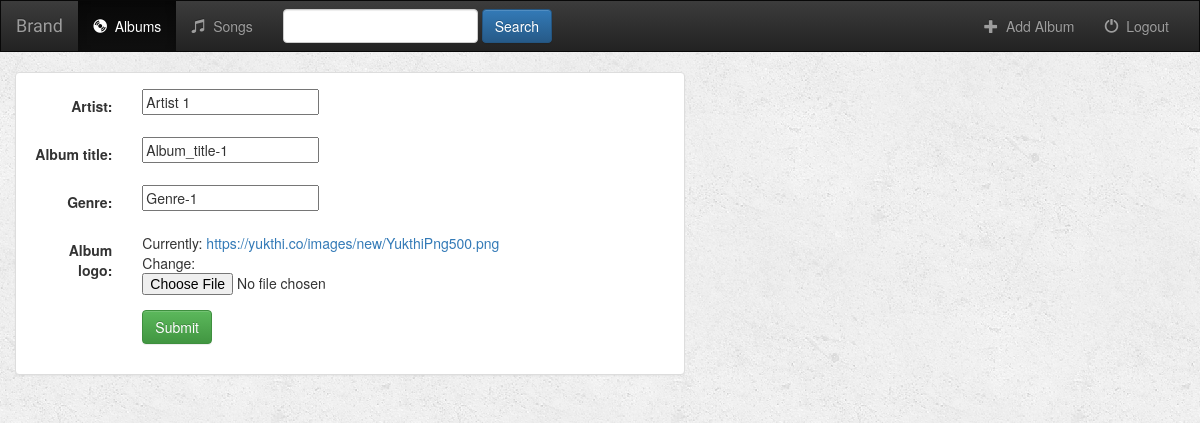
The page /music/album/1/ on the database as committed earlier.
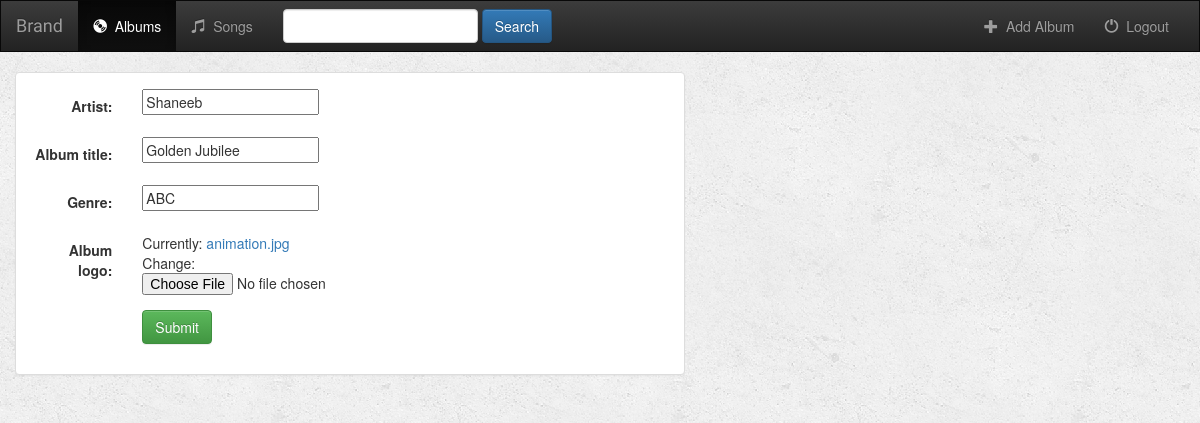
The same page on the database as committed later.
### music/models.py (models this page shows, shortened)
class Album(models.Model):
    artist = models.CharField(max_length=250)
    album_title = models.CharField(max_length=500)
    genre = models.CharField(max_length=100)
    album_logo = models.FileField()  # to enable file browsing

### music/views.py (the view)
# urls.py: url(r'^album/(?P<pk>[0-9]+)/$', views.AlbumUpdate.as_view(), name='album-update'),
class AlbumUpdate(UpdateView):
    model = Album
    fields = ['artist', 'album_title', 'genre', 'album_logo']

### music/templates/music/album_form.html (shortened to what this page needs)
{% extends 'music/base.html' %}
{% block albums_active %}active{% endblock %}
{% block body %}
    <div class="container-fluid">
        <div class="row">
            <div class="col-sm-12 col-md-7">
                <div class="panel panel-default">
                    <div class="panel-body">
                        <form class="form-horizontal" action="" method="post"
                              enctype="multipart/form-data">
                            {% include 'music/form-template.html' %}
                            <div class="form-group">
                                <div class="col-sm-offset-2 col-sm-10">
                                    <button type="submit" class="btn btn-success">Submit</button>
                                </div>
                            </div>
                        </form>
                    </div>
                </div>
            </div>
        </div>
    </div>
{% endblock %}

### music/templates/music/base.html (shortened to what this page needs)
<!DOCTYPE html>
<html lang="en">
<head>
    <link rel="stylesheet" href="https://maxcdn.bootstrapcdn.com/bootstrap/3.3.7/css/bootstrap.min.css"
>
    <link rel="stylesheet" href="https://maxcdn.bootstrapcdn.com/bootstrap/3.3.7/css/bootstrap-theme.min.css"
>
    {% load static %}
    <link rel="stylesheet" type="text/css" href="{% static 'music/style.css' %}"/>
</head>
<body>
<nav class="navbar navbar-inverse">
    <div class="container-fluid">
        <div class="navbar-header">
            <a class="navbar-brand" href="{% url 'music:index' %}">Brand</a>
        </div>
        <div class="collapse navbar-collapse" id="topNavBar">
            <ul class="nav navbar-nav">
                <li class="{% block albums_active %}{% endblock %}"
                ">
                    <a href="{% url 'music:index' %}">
                        <span class="glyphicon glyphicon-cd" aria-hidden="true"></span>&nbsp
                        Albums</a>
                </li>
                <li class="{% block songs_active %}{% endblock %}"
                ">
                    <a href="#">
                        <span class="glyphicon glyphicon-music" aria-hidden="true"></span>&nbsp
                        Songs</a>
                </li>
            </ul>
            <form class="navbar-form navbar-left" role="search" method="get" action="#">
                <div class="form-group">
                    <input class="form-control" type="text" name="q" value="">
                    <button class="btn btn-primary" type="submit">Search</button>
                </div>
            </form>
            <ul class="nav navbar-nav navbar-right">
                <li class="">
                    <a href="{% url 'music:album-add' %}">
                        <span class="glyphicon glyphicon-plus" aria-hidden="true"></span>&nbsp
                        Add Album</a>
                </li>
                <li class="">
                    <a href="#">
                        <span class="glyphicon glyphicon-off" aria-hidden="true"></span>&nbsp
                        Logout</a>
                </li>
            </ul>
        </div>
    </div>
</nav>
{% block body %}
{% endblock %}
</body>
</html>

### music/templates/music/form-template.html (shortened to what this page needs)
{% for field in form %}
    <div class="form-group">
        <div class="col-sm-offset-2 col-sm-10">
        </div>
        <label class="control-label col-sm-2">
            {{ field.label_tag }}
        </label>
        <div class="col-sm-10">
            {{ field }}
        </div>
    </div>
{% endfor %}

### music/static/music/style.css (style rules this page uses)
body { background: white url("images/background.png"); }
.navbar { border-radius: 0; }
.navbar-brand { font-family: 'Tangerine', cursive; }

Rows that differ between the two databases and show on the page:
changed Album: artist "Artist 1" → "Shaneeb"; album_title "Album_title-1" → "Golden Jubilee"; genre "Genre-1" → "ABC"
Other text that changed with them:
text no longer shown: "Currently: https://yukthi.co/images/new/YukthiPng500.png Change:"
text now shown: "Currently: animation.jpg Change:"
